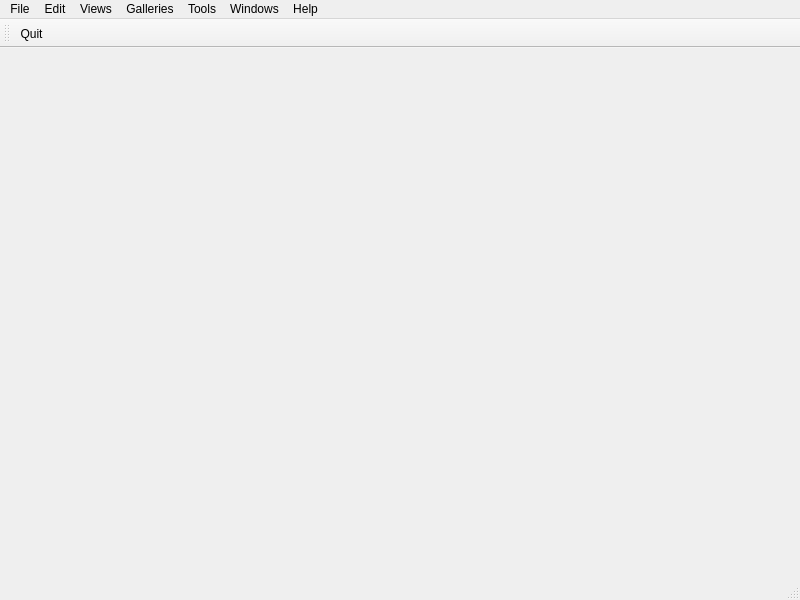
<?xml version="1.0" encoding="UTF-8"?>
<ui version="4.0">
 <class>PicturesMain</class>
 <widget class="QMainWindow" name="PicturesMain">
  <property name="geometry">
   <rect>
    <x>0</x>
    <y>0</y>
    <width>800</width>
    <height>600</height>
   </rect>
  </property>
  <property name="windowTitle">
   <string>Pictures</string>
  </property>
  <property name="windowIcon">
   <iconset resource="Pictures.qrc">
    <normaloff>:/images/crowd.png</normaloff>:/images/crowd.png</iconset>
  </property>
  <widget class="QWidget" name="centralwidget"/>
  <widget class="QMenuBar" name="Menu">
   <property name="geometry">
    <rect>
     <x>0</x>
     <y>0</y>
     <width>800</width>
     <height>21</height>
    </rect>
   </property>
   <widget class="QMenu" name="menuFile">
    <property name="title">
     <string>File</string>
    </property>
    <addaction name="actionQuit"/>
   </widget>
   <widget class="QMenu" name="menuEdit">
    <property name="title">
     <string>Edit</string>
    </property>
   </widget>
   <widget class="QMenu" name="menuHelp">
    <property name="title">
     <string>Help</string>
    </property>
   </widget>
   <widget class="QMenu" name="menuWindows">
    <property name="title">
     <string>Windows</string>
    </property>
    <widget class="QMenu" name="menuPages">
     <property name="title">
      <string>Pages</string>
     </property>
    </widget>
    <widget class="QMenu" name="menuWindowLists">
     <property name="title">
      <string>Window listings</string>
     </property>
    </widget>
    <addaction name="menuPages"/>
    <addaction name="menuWindowLists"/>
   </widget>
   <widget class="QMenu" name="menuTools">
    <property name="title">
     <string>Tools</string>
    </property>
    <addaction name="actionTags"/>
   </widget>
   <widget class="QMenu" name="menuViews">
    <property name="title">
     <string>Views</string>
    </property>
    <addaction name="actionAll"/>
   </widget>
   <widget class="QMenu" name="menuGalleries">
    <property name="title">
     <string>Galleries</string>
    </property>
   </widget>
   <addaction name="menuFile"/>
   <addaction name="menuEdit"/>
   <addaction name="menuViews"/>
   <addaction name="menuGalleries"/>
   <addaction name="menuTools"/>
   <addaction name="menuWindows"/>
   <addaction name="menuHelp"/>
  </widget>
  <widget class="QStatusBar" name="Status"/>
  <widget class="QToolBar" name="Tools">
   <property name="windowTitle">
    <string>toolBar</string>
   </property>
   <attribute name="toolBarArea">
    <enum>TopToolBarArea</enum>
   </attribute>
   <attribute name="toolBarBreak">
    <bool>false</bool>
   </attribute>
   <addaction name="actionQuit"/>
  </widget>
  <action name="actionQuit">
   <property name="icon">
    <iconset resource="Pictures.qrc">
     <normaloff>:/images/delete.png</normaloff>:/images/delete.png</iconset>
   </property>
   <property name="text">
    <string>Quit</string>
   </property>
  </action>
  <action name="actionMeridian">
   <property name="text">
    <string>Meridians</string>
   </property>
  </action>
  <action name="actionAcupunctures">
   <property name="text">
    <string>Acupunctures</string>
   </property>
  </action>
  <action name="actionCrowdListings">
   <property name="text">
    <string>Listings</string>
   </property>
  </action>
  <action name="actionCrowdViews">
   <property name="text">
    <string>Views</string>
   </property>
  </action>
  <action name="actionTags">
   <property name="text">
    <string>Tags</string>
   </property>
  </action>
  <action name="actionAll">
   <property name="text">
    <string>All</string>
   </property>
  </action>
 </widget>
 <resources>
  <include location="Pictures.qrc"/>
 </resources>
 <connections>
  <connection>
   <sender>actionQuit</sender>
   <signal>triggered()</signal>
   <receiver>PicturesMain</receiver>
   <slot>Quit()</slot>
   <hints>
    <hint type="sourcelabel">
     <x>-1</x>
     <y>-1</y>
    </hint>
    <hint type="destinationlabel">
     <x>409</x>
     <y>293</y>
    </hint>
   </hints>
  </connection>
  <connection>
   <sender>actionAll</sender>
   <signal>triggered()</signal>
   <receiver>PicturesMain</receiver>
   <slot>AllPictures()</slot>
   <hints>
    <hint type="sourcelabel">
     <x>-1</x>
     <y>-1</y>
    </hint>
    <hint type="destinationlabel">
     <x>399</x>
     <y>299</y>
    </hint>
   </hints>
  </connection>
 </connections>
</ui>
